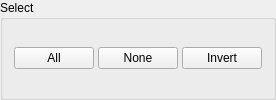
      <widget class="QGroupBox" name="GlyphSelectGroup" >
       <property name="title" >
        <string>Select</string>
       </property>
       <layout class="QHBoxLayout" >
        <property name="spacing" >
         <number>4</number>
        </property>
        <item>
         <widget class="QPushButton" name="GlyphSelectAllButton" >
          <property name="sizePolicy" >
           <sizepolicy vsizetype="Fixed" hsizetype="Expanding" >
            <horstretch>0</horstretch>
            <verstretch>0</verstretch>
           </sizepolicy>
          </property>
          <property name="text" >
           <string>All</string>
          </property>
          <property name="autoDefault" >
           <bool>false</bool>
          </property>
         </widget>
        </item>
        <item>
         <widget class="QPushButton" name="GlyphSelectNoneButton" >
          <property name="sizePolicy" >
           <sizepolicy vsizetype="Fixed" hsizetype="Expanding" >
            <horstretch>0</horstretch>
            <verstretch>0</verstretch>
           </sizepolicy>
          </property>
          <property name="text" >
           <string>None</string>
          </property>
          <property name="autoDefault" >
           <bool>false</bool>
          </property>
         </widget>
        </item>
        <item>
         <widget class="QPushButton" name="GlyphInvertSelectionButton" >
          <property name="sizePolicy" >
           <sizepolicy vsizetype="Fixed" hsizetype="Expanding" >
            <horstretch>0</horstretch>
            <verstretch>0</verstretch>
           </sizepolicy>
          </property>
          <property name="text" >
           <string>Invert</string>
          </property>
          <property name="autoDefault" >
           <bool>false</bool>
          </property>
         </widget>
        </item>
       </layout>
      </widget>
